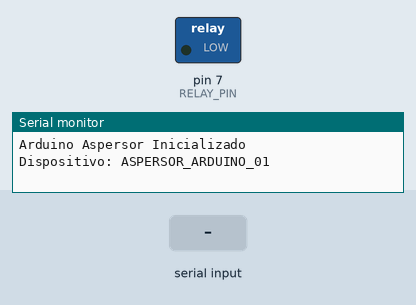
A sketch run on a simulated Arduino Uno, built with avr-gcc and run on an emulated ATmega328P. Parts: switched loads named in the sketch (green lamp = pin HIGH), the last lines printed to the serial monitor. Inputs (shaded band) come from the test bench.

Above: at 1.2 s.
1.3 s: "ACTIVATE_SPRINKLER\n" received over Serial
At 2.5 s:
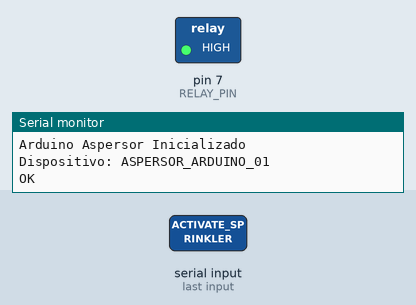
2.8 s: "DEACTIVATE_SPRINKLER\n" received over Serial
At 3.8 s:
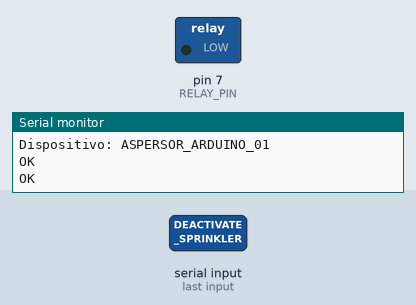
Timing chart, 0 to 5.8 s (numbered marks = the images above; inputs shaded):
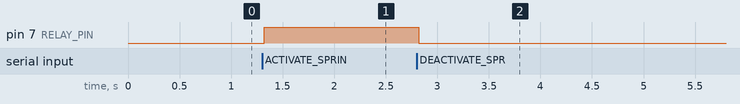

Measured:
- after the input at 1.3 s, pin 7 (RELAY_PIN): LOW → HIGH at once
- after the input at 2.8 s, pin 7 (RELAY_PIN): HIGH → LOW at once

The sketch:

aspersor.ino
```cpp
const int RELAY_PIN = 7;
const String DEVICE_NAME = "ASPERSOR_ARDUINO_01";

bool aspersorEncendido = false;

void setup() {
  Serial.begin(9600);
  pinMode(RELAY_PIN, OUTPUT);
  digitalWrite(RELAY_PIN, LOW);

  Serial.println("Arduino Aspersor Inicializado");
  Serial.println("Dispositivo: " + DEVICE_NAME);
}

void loop() {
  if (Serial.available() > 0) {
    String comando = Serial.readStringUntil('\n');
    comando.trim();

    if (comando == "GET_NAME") {
      Serial.println(DEVICE_NAME);
    }
    else if (comando == "ACTIVATE_SPRINKLER") {
      digitalWrite(RELAY_PIN, HIGH);
      aspersorEncendido = true;
      Serial.println("OK");
    }
    else if (comando == "DEACTIVATE_SPRINKLER") {
      digitalWrite(RELAY_PIN, LOW);
      aspersorEncendido = false;
      Serial.println("OK");
    }
    else if (comando == "GET_STATUS") {
      if (aspersorEncendido) {
        Serial.println("ON");
      } else {
        Serial.println("OFF");
      }
    }
  }

  delay(100);
}
```
